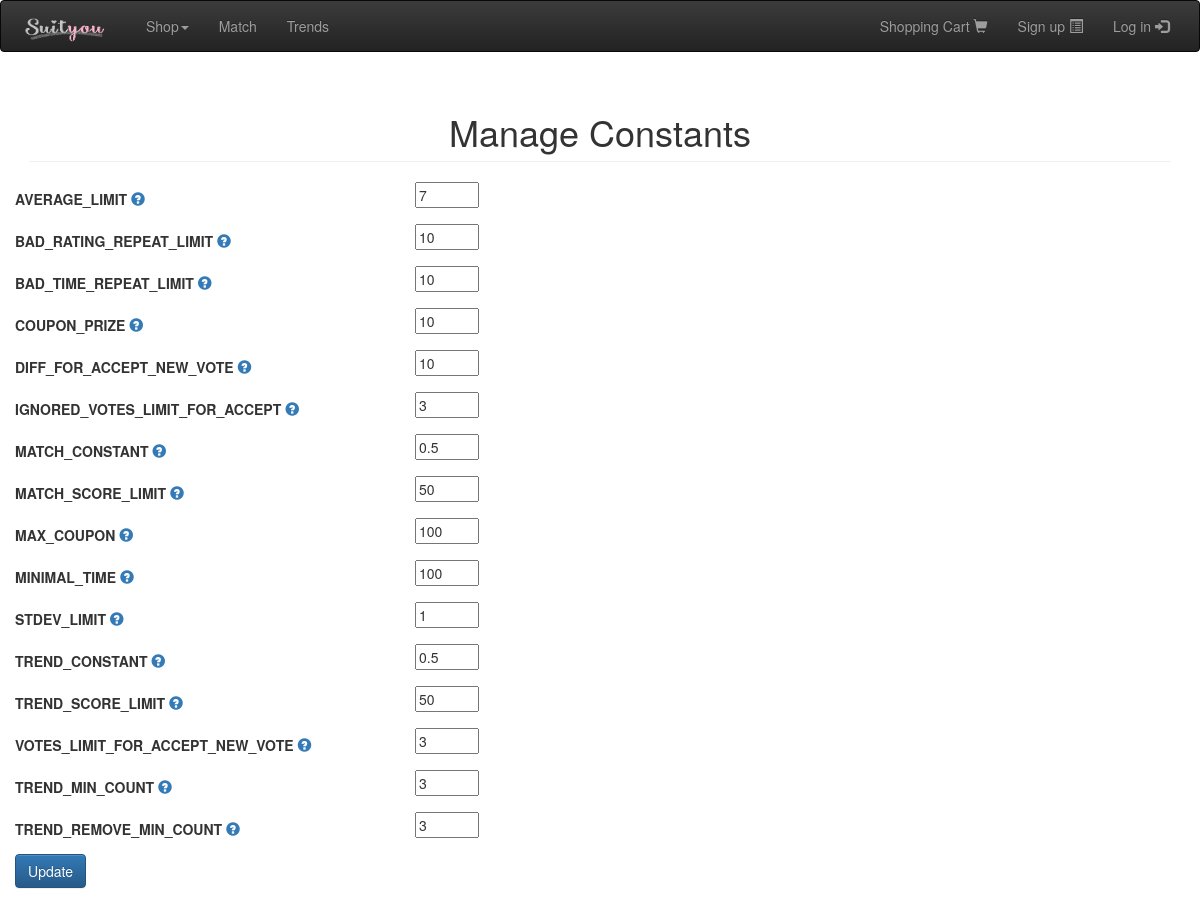
Page /constants.php on the earlier database version.
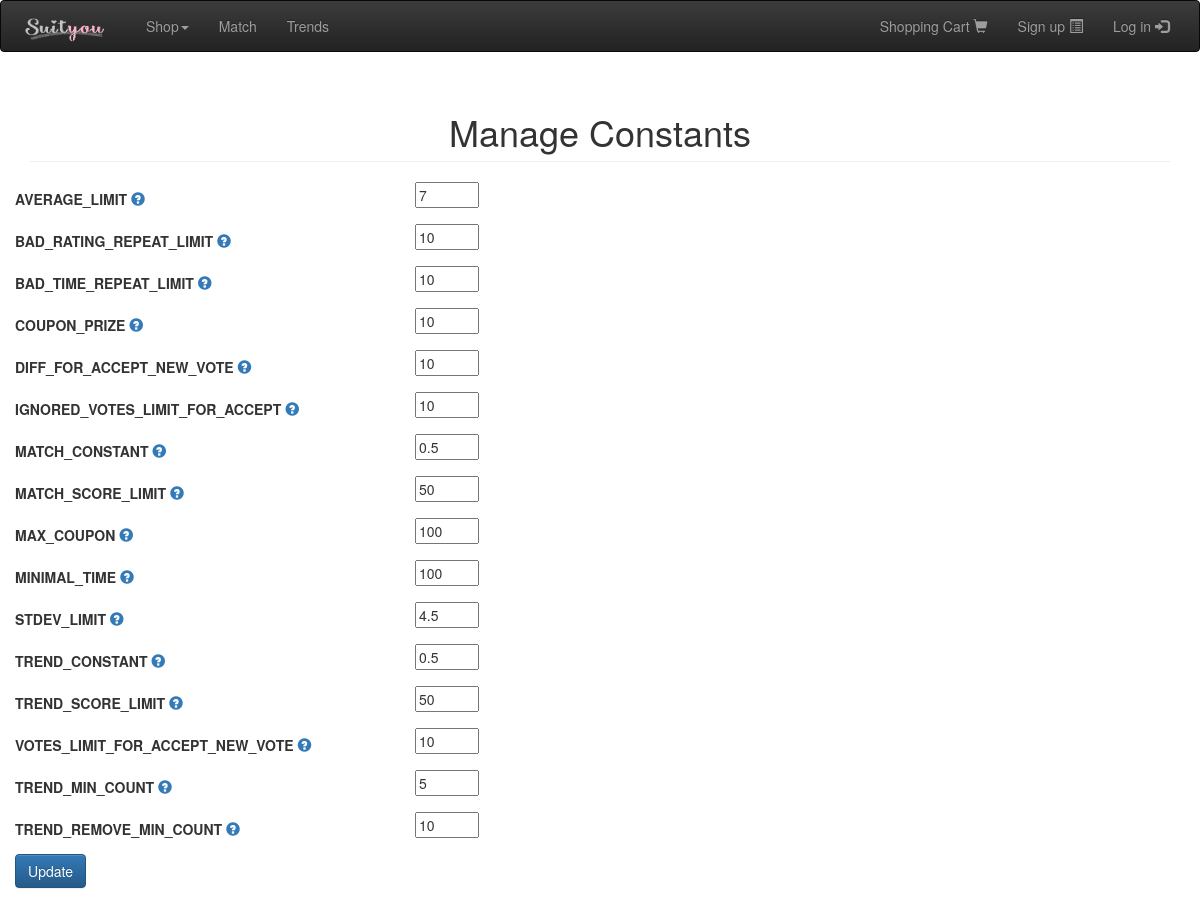
Same page on the later database version.
### tables this page shows
CREATE TABLE IF NOT EXISTS `constants` (
  `name` varchar(255) NOT NULL,
  `description` text NOT NULL,
  `value` float NOT NULL,
  UNIQUE KEY `name` (`name`)
);

### algorithms.php (called while the page is built, shortened)
<?php
	function getConstantsWithDescription() {
		$result = array();
		$constantQuery = mysql_query("SELECT * FROM constants");
		while ($row = mysql_fetch_array($constantQuery)) {
			$result[$row['name']] = array("value" => $row['value'], "description" => $row['description']);
		}
		return $result;
	}
?>

### constants.php (the view, shortened to what this page needs)
<?php
include("header.php");
include("algorithms.php");
$constantsArray = getConstantsWithDescription();
?>
<div class="container">
	<div class="row">
		<div class="col-lg-12">
			<h1 class="page-header" align="center">
				Manage Constants
			</h1>
		</div>
	</div>
		<form id="update_constants" class="form-horizontal" action="constants_update.php" method="post" role="form"/>
			<?php
			 	foreach($constantsArray as $constName=>$constData) {
			?>
			   <div class="row">
					<div class="form-group">
						<div class="col-md-4">
	                    	<label class="control-label" for="<?php echo $constName; ?>"><?php echo $constName; ?>
								<a tabindex="0" role="button" data-toggle="popover" data-trigger = "focus"
								title="Description" data-content= "<?php echo $constData['description']; ?>">
								<span class = "glyphicon glyphicon-question-sign"></span></a>
							</label>
						</div>
						<div class="col-md-8">
	                    	<input type="text" size="5" name="<?php echo $constName; ?>" id="name" value="<?php echo $constData['value']; ?>" />
						</div>
					</div>
				</div>
	 <?php } ?>
	  <div class="row">
		 <div class="col-md-12" style="padding: 0">
	 		 <input class="btn btn-primary" type="submit" value="Update" name="submit"/>
		 </div>
	  </div>
	</div>

Differences in the rows shown:
changed constants (number 6 of 16 on the later page): IGNORED_VOTES_LIMIT_FOR_ACCEPT "3" → "10"
changed constants (number 11 of 16 on the later page): STDEV_LIMIT "1" → "4.5"
changed constants (number 14 of 16 on the later page): VOTES_LIMIT_FOR_ACCEPT_NEW_VOTE "3" → "10"
changed constants (number 15 of 16 on the later page): TREND_MIN_COUNT "3" → "5"
changed constants (number 16 of 16 on the later page): TREND_REMOVE_MIN_COUNT "3" → "10"
